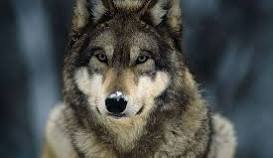
#> input picture serigala.jpeg, 273 x 158 px
$ python lat2.py
#> lines starting #> are read from the running program, lines starting #| are printed output that depends on the picture
import cv2 as cv
import numpy as np
import matplotlib.pyplot as plt
image = cv.imread("serigala.jpeg")
#> image is the input picture: shape (158, 273, 3); mean B, G, R 74.8, 77.2, 74.5
h, w = image.shape[:2]
#> h = 158; w = 273
half_height, half_width = h//4, w//8
#> half_height = 39; half_width = 34
transition_matrix = np.float32([[1, 0, half_width], [0, 1, half_height]])
#> transition_matrix = [[1, 0, 34], [0, 1, 39]]
img_transition = cv.warpAffine(image, transition_matrix, (w, h))
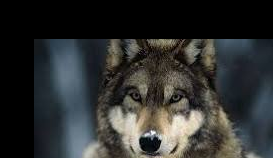
#> img_transition: shape (158, 273, 3); mean B, G, R 47.4, 48.4, 47
plt.imshow(cv.cvtColor(img_transition, cv.COLOR_BGR2RGB))
plt.title("Translation")
plt.show()
